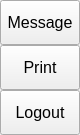
                 <widget class="QFrame" name="extraRightBox">
                  <property name="minimumSize">
                   <size>
                    <width>0</width>
                    <height>0</height>
                   </size>
                  </property>
                  <property name="maximumSize">
                   <size>
                    <width>0</width>
                    <height>16777215</height>
                   </size>
                  </property>
                  <property name="frameShape">
                   <enum>QFrame::Shape::NoFrame</enum>
                  </property>
                  <property name="frameShadow">
                   <enum>QFrame::Shadow::Raised</enum>
                  </property>
                  <layout class="QVBoxLayout" name="verticalLayout_7">
                   <property name="spacing">
                    <number>0</number>
                   </property>
                   <property name="leftMargin">
                    <number>0</number>
                   </property>
                   <property name="topMargin">
                    <number>0</number>
                   </property>
                   <property name="rightMargin">
                    <number>0</number>
                   </property>
                   <property name="bottomMargin">
                    <number>0</number>
                   </property>
                   <item>
                    <widget class="QFrame" name="themeSettingsTopDetail">
                     <property name="maximumSize">
                      <size>
                       <width>16777215</width>
                       <height>3</height>
                      </size>
                     </property>
                     <property name="frameShape">
                      <enum>QFrame::Shape::NoFrame</enum>
                     </property>
                     <property name="frameShadow">
                      <enum>QFrame::Shadow::Raised</enum>
                     </property>
                    </widget>
                   </item>
                   <item>
                    <widget class="QFrame" name="contentSettings">
                     <property name="frameShape">
                      <enum>QFrame::Shape::NoFrame</enum>
                     </property>
                     <property name="frameShadow">
                      <enum>QFrame::Shadow::Raised</enum>
                     </property>
                     <layout class="QVBoxLayout" name="verticalLayout_13">
                      <property name="spacing">
                       <number>0</number>
                      </property>
                      <property name="leftMargin">
                       <number>0</number>
                      </property>
                      <property name="topMargin">
                       <number>0</number>
                      </property>
                      <property name="rightMargin">
                       <number>0</number>
                      </property>
                      <property name="bottomMargin">
                       <number>0</number>
                      </property>
                      <item alignment="Qt::AlignmentFlag::AlignTop">
                       <widget class="QFrame" name="topMenus">
                        <property name="frameShape">
                         <enum>QFrame::Shape::NoFrame</enum>
                        </property>
                        <property name="frameShadow">
                         <enum>QFrame::Shadow::Raised</enum>
                        </property>
                        <layout class="QVBoxLayout" name="verticalLayout_14">
                         <property name="spacing">
                          <number>0</number>
                         </property>
                         <property name="leftMargin">
                          <number>0</number>
                         </property>
                         <property name="topMargin">
                          <number>0</number>
                         </property>
                         <property name="rightMargin">
                          <number>0</number>
                         </property>
                         <property name="bottomMargin">
                          <number>0</number>
                         </property>
                         <item>
                          <widget class="QPushButton" name="btn_message">
                           <property name="sizePolicy">
                            <sizepolicy hsizetype="Expanding" vsizetype="Fixed">
                             <horstretch>0</horstretch>
                             <verstretch>0</verstretch>
                            </sizepolicy>
                           </property>
                           <property name="minimumSize">
                            <size>
                             <width>0</width>
                             <height>45</height>
                            </size>
                           </property>
                           <property name="font">
                            <font>
                             <family>Segoe UI</family>
                             <pointsize>12</pointsize>
                             <italic>false</italic>
                             <bold>false</bold>
                            </font>
                           </property>
                           <property name="cursor">
                            <cursorShape>PointingHandCursor</cursorShape>
                           </property>
                           <property name="layoutDirection">
                            <enum>Qt::LayoutDirection::LeftToRight</enum>
                           </property>
                           <property name="styleSheet">
                            <string notr="true">background-image: url(:/icons/images/icons/cil-envelope-open.png);</string>
                           </property>
                           <property name="text">
                            <string>Message</string>
                           </property>
                          </widget>
                         </item>
                         <item>
                          <widget class="QPushButton" name="btn_print">
                           <property name="sizePolicy">
                            <sizepolicy hsizetype="Expanding" vsizetype="Fixed">
                             <horstretch>0</horstretch>
                             <verstretch>0</verstretch>
                            </sizepolicy>
                           </property>
                           <property name="minimumSize">
                            <size>
                             <width>0</width>
                             <height>45</height>
                            </size>
                           </property>
                           <property name="font">
                            <font>
                             <family>Segoe UI</family>
                             <pointsize>12</pointsize>
                             <italic>false</italic>
                             <bold>false</bold>
                            </font>
                           </property>
                           <property name="cursor">
                            <cursorShape>PointingHandCursor</cursorShape>
                           </property>
                           <property name="layoutDirection">
                            <enum>Qt::LayoutDirection::LeftToRight</enum>
                           </property>
                           <property name="styleSheet">
                            <string notr="true">background-image: url(:/icons/images/icons/cil-print.png);</string>
                           </property>
                           <property name="text">
                            <string>Print</string>
                           </property>
                          </widget>
                         </item>
                         <item>
                          <widget class="QPushButton" name="btn_logout">
                           <property name="sizePolicy">
                            <sizepolicy hsizetype="Expanding" vsizetype="Fixed">
                             <horstretch>0</horstretch>
                             <verstretch>0</verstretch>
                            </sizepolicy>
                           </property>
                           <property name="minimumSize">
                            <size>
                             <width>0</width>
                             <height>45</height>
                            </size>
                           </property>
                           <property name="font">
                            <font>
                             <family>Segoe UI</family>
                             <pointsize>12</pointsize>
                             <italic>false</italic>
                             <bold>false</bold>
                            </font>
                           </property>
                           <property name="cursor">
                            <cursorShape>PointingHandCursor</cursorShape>
                           </property>
                           <property name="layoutDirection">
                            <enum>Qt::LayoutDirection::LeftToRight</enum>
                           </property>
                           <property name="styleSheet">
                            <string notr="true">background-image: url(:/icons/images/icons/cil-account-logout.png);</string>
                           </property>
                           <property name="text">
                            <string>Logout</string>
                           </property>
                          </widget>
                         </item>
                        </layout>
                       </widget>
                      </item>
                     </layout>
                    </widget>
                   </item>
                  </layout>
                 </widget>
